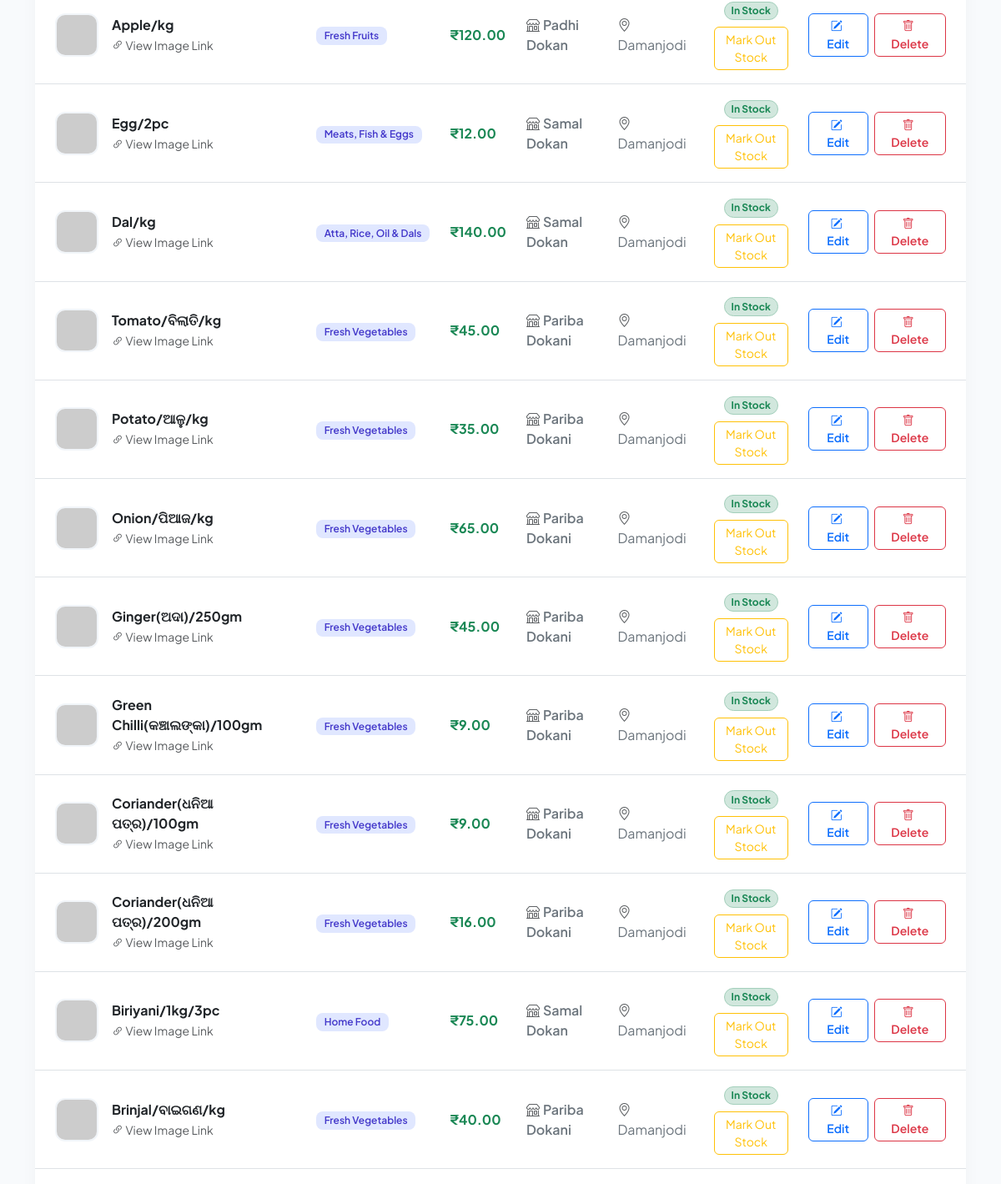
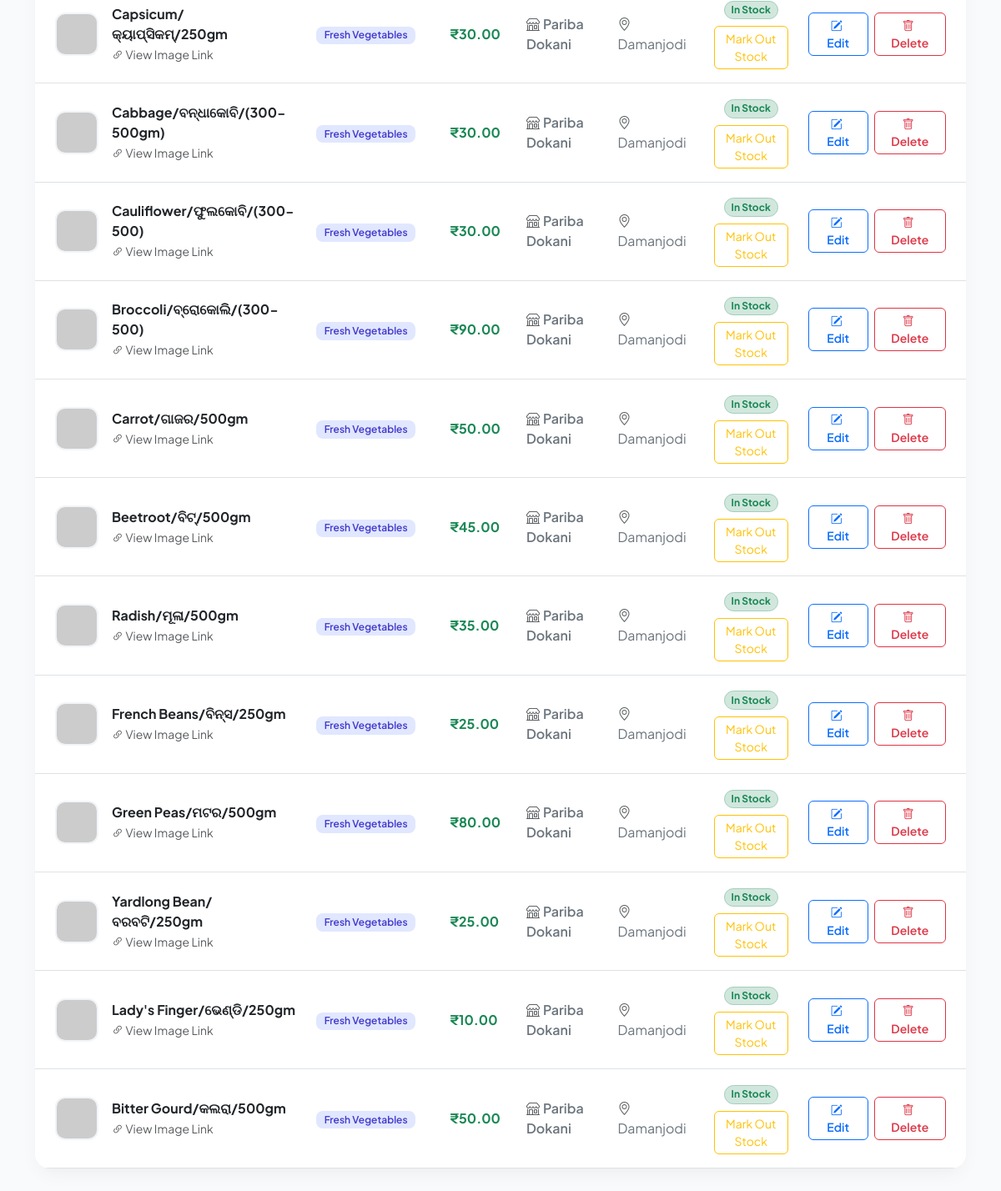
Before: /admin (signed in, lower part) with the older database file (2 pictures, top to bottom).
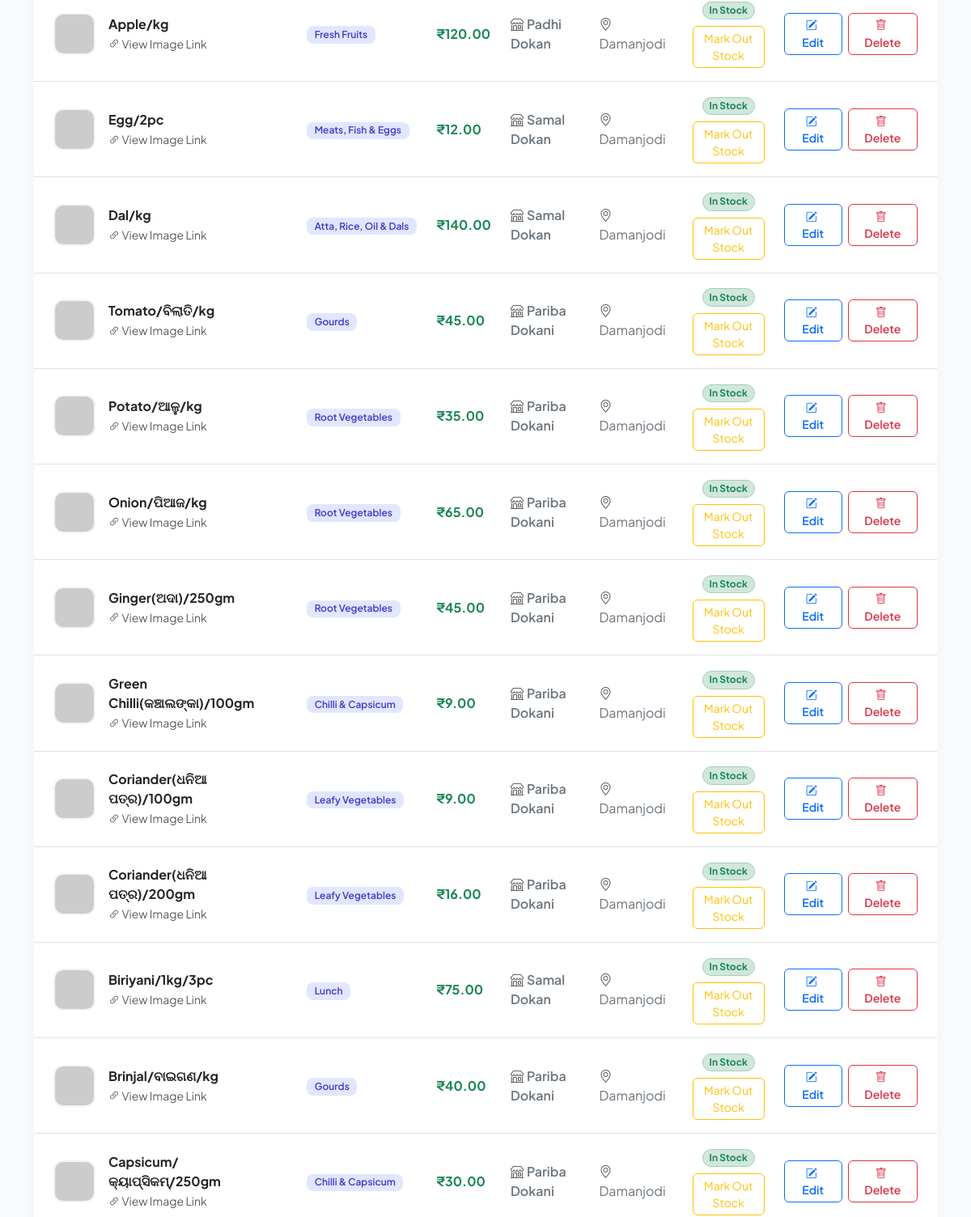
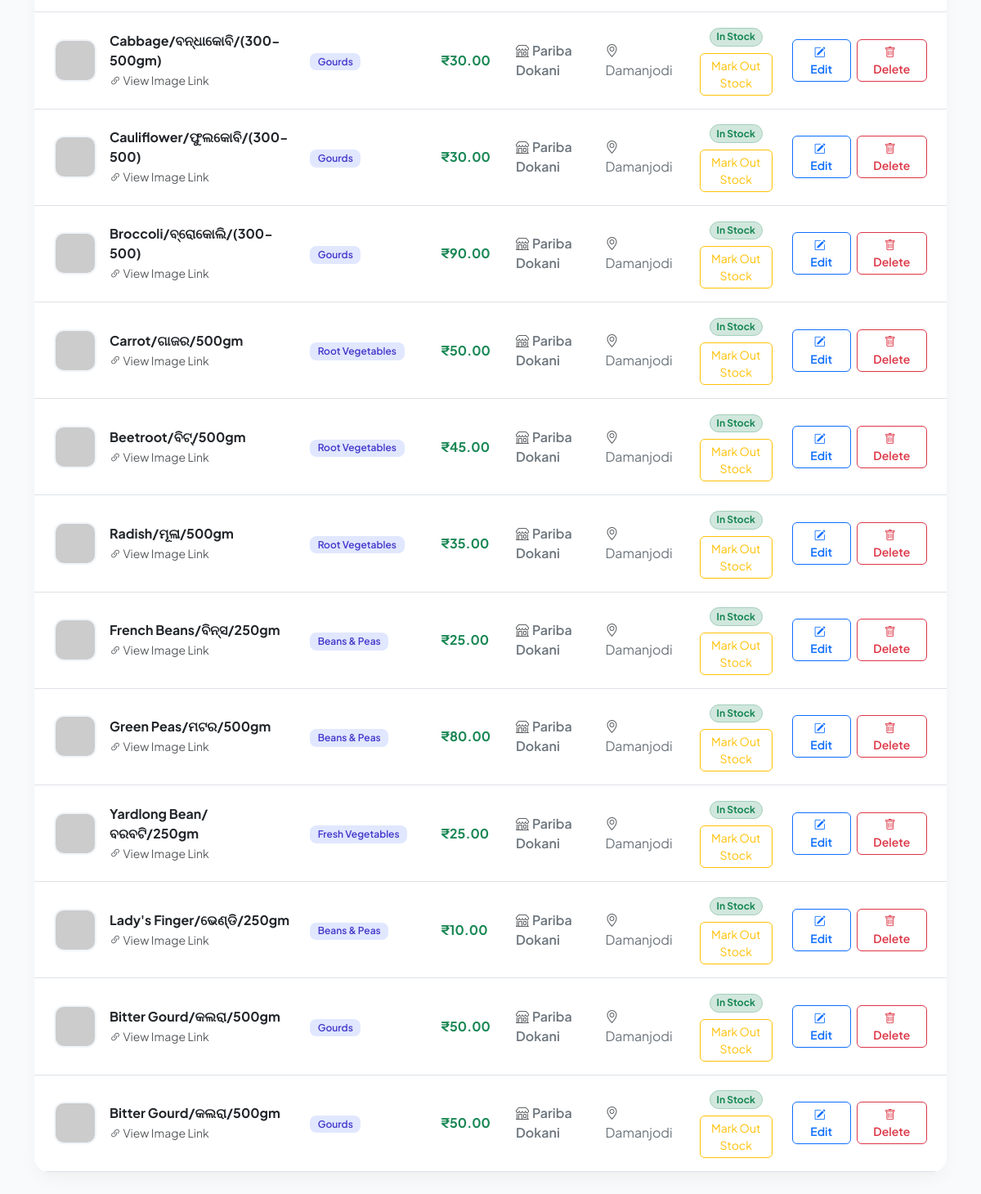
After: the same page with the newer database file (2 pictures, top to bottom).
### tables this page shows
CREATE TABLE items (
                    id INTEGER PRIMARY KEY AUTOINCREMENT,
                    name TEXT NOT NULL,
                    category TEXT NOT NULL,
                    price REAL NOT NULL,
                    photo TEXT,
                    shop_id INTEGER, is_out_of_stock INTEGER DEFAULT 0,
                    FOREIGN KEY(shop_id) REFERENCES shops(id));

CREATE TABLE shops (
                    id INTEGER PRIMARY KEY AUTOINCREMENT,
                    name TEXT NOT NULL,
                    location_id INTEGER,
                    FOREIGN KEY(location_id) REFERENCES locations(id));

CREATE TABLE locations (
                    id INTEGER PRIMARY KEY AUTOINCREMENT,
                    name TEXT NOT NULL);

### app.py (the view, shortened to what this page needs)
@app.route("/admin", methods=["GET", "POST"])
@admin_required
def admin():
    conn = get_db_connection()
    c = conn.cursor()
    c.execute("SELECT * FROM locations")
    locations = c.fetchall()
    c.execute("SELECT * FROM shops")
    shops = c.fetchall()
    c.execute("""
        SELECT
            items.id,
            items.name,
            items.category,
            items.price,
            items.photo,
            shops.name,
            locations.name,
            items.is_out_of_stock
        FROM items
        LEFT JOIN shops ON items.shop_id = shops.id
        LEFT JOIN locations ON shops.location_id = locations.id
    """)
    items = c.fetchall()
    conn.close()
    return render_template(
        "admin.html",
        locations=locations,
        shops=shops,
        items=items
    )

### app.py (called while the page is built)
def get_db_connection():
    conn = sqlite3.connect(DB_NAME)
    conn.execute("PRAGMA foreign_keys = ON")
    return conn

def admin_required(func):
    @wraps(func)
    def wrapper(*args, **kwargs):
        if not session.get("admin_logged_in"):
            return redirect(url_for("login"))
        return func(*args, **kwargs)
    return wrapper

### templates/admin.html (shortened to what this page needs)
<!DOCTYPE html>
<html lang="en">
<head>
    <link rel="stylesheet" href="https://cdn.jsdelivr.net/npm/bootstrap@5.3.0/dist/css/bootstrap.min.css">
    <link rel="stylesheet" href="https://cdn.jsdelivr.net/npm/bootstrap-icons@1.11.1/font/bootstrap-icons.css">
</head>
<body>
    <main class="container content-wrapper mb-5">
        <div class="custom-card">
            <div class="card-body p-0">
                <div class="table-responsive">
                    <table class="table table-hover align-middle mb-0" id="itemsTable">
                        <tbody>
                            {% for item in items %}
                                <tr>
                                    <td class="ps-4">
                                        <div class="d-flex align-items-center gap-3">
                                            {% if item[4] %}
                                                <img src="{{ item[4] }}"
                                                     alt="{{ item[1] }}"
                                                     class="item-img"
                                                     onerror="this.onerror=null; this.src='https://via.placeholder.com/52?text=No+Img';">
                                            {% else %}
                                                <div class="item-img bg-light text-secondary d-flex align-items-center justify-content-center">
                                                    <i class="bi bi-image fs-4"></i>
                                                </div>
                                            {% endif %}
                                            <div>
                                                <div class="fw-bold text-dark">{{ item[1] }}</div>
                                                {% if item[4] %}
                                                    <a href="{{ item[4] }}" target="_blank" class="small text-muted text-decoration-none">
                                                        <i class="bi bi-link-45deg"></i> View Image Link
                                                    </a>
                                                {% endif %}
                                            </div>
                                        </div>
                                    </td>
                                    <td>
                                        <span class="badge badge-category">{{ item[2] }}</span>
                                    </td>
                                    <td>
                                        <span class="fw-bold text-success fs-6">
                                            ₹{{ "%.2f"|format(item[3]|float) if item[3] is number or item[3]|float else item[3] }}
                                        </span>
                                    </td>
                                    <td>
                                        <span class="text-secondary fw-semibold">
                                            <i class="bi bi-shop me-1 text-muted"></i>{{ item[5] }}
                                        </span>
                                    </td>
                                    <td>
                                        <span class="text-secondary">
                                            <i class="bi bi-geo-alt me-1 text-muted"></i>{{ item[6] }}
                                        </span>
                                    </td>
                                    <td class="text-center">
                                        {% if item[7] %}
                                            <span class="badge rounded-pill bg-danger-subtle text-danger border border-danger-subtle">Out of Stock</span>
                                        {% else %}
                                            <span class="badge rounded-pill bg-success-subtle text-success border border-success-subtle">In Stock</span>
                                        {% endif %}
                                        <form method="POST" action="{{ url_for('toggle_stock', item_id=item[0]) }}" class="mt-2">
                                            <button type="submit" class="btn btn-sm {% if item[7] %}btn-outline-success{% else %}btn-outline-warning{% endif %} rounded-2">
                                                {% if item[7] %}Mark In Stock{% else %}Mark Out Stock{% endif %}
                                            </button>
                                        </form>
                                    </td>
                                    <td class="text-center pe-4">
                                        <div class="btn-group gap-2">
                                            <a href="{{ url_for('edit_item', item_id=item[0]) }}"
                                               class="btn btn-sm btn-outline-primary rounded-2 px-3 fw-semibold">
                                                <i class="bi bi-pencil-square me-1"></i> Edit
                                            </a>
                                            <a href="{{ url_for('delete_item', item_id=item[0]) }}"
                                               class="btn btn-sm btn-outline-danger rounded-2 px-3 fw-semibold"
                                               onclick="return confirm('Are you sure you want to delete {{ item[1] }}?');">
                                                <i class="bi bi-trash me-1"></i> Delete
                                            </a>
                                        </div>
                                    </td>
                                </tr>
                            {% endfor %}
                        </tbody>
                    </table>
                </div>
            </div>
        </div>
    </main>
</body>
</html>

### templates/admin.html (style rules this page uses)
:root { --primary-gradient: linear-gradient(135deg, #4f46e5 0%, #7c3aed 100%); --dark-gradient: linear-gradient(135deg, #0f172a 0%, #1e293b 100%); --card-shadow: 0 10px 25px -5px rgba(0, 0, 0, 0.05), 0 8px 10px -6px rgba(0, 0, 0, 0.01); --hover-shadow: 0 20px 35px -10px rgba(79, 70, 229, 0.15); }
body { font-family: 'Plus Jakarta Sans', sans-serif; background-color: #f8fafc; color: #1e293b; }
.content-wrapper { margin-top: -3rem; }
.custom-card { background: #ffffff; border: none; border-radius: 18px; box-shadow: var(--card-shadow); transition: all 0.3s ease; overflow: hidden; }
.item-img { width: 52px; height: 52px; object-fit: cover; border-radius: 12px; border: 2px solid #f1f5f9; }
.badge-category { background-color: #e0e7ff; color: #4338ca; font-weight: 600; padding: 0.4em 0.8em; border-radius: 8px; }
.table > :not(caption) > * > * { padding: 1rem 0.75rem; }
html { scroll-behavior:auto!important }
body { overflow-anchor:auto }

Changed rows visible on the page:
changed items "Tomato/ବିଲାତି/kg": category "Fresh Vegetables" → "Gourds"
changed items "Potato/ଆଳୁ/kg": category "Fresh Vegetables" → "Root Vegetables"
changed items "Onion/ପିଆଜ/kg": category "Fresh Vegetables" → "Root Vegetables"
changed items "Ginger(ଅଦା)/250gm": category "Fresh Vegetables" → "Root Vegetables"
changed items "Green Chilli(କଞ୍ଚାଲଙ୍କା)/100gm": category "Fresh Vegetables" → "Chilli & Capsicum"
changed items "Coriander(ଧନିଆ ପତ୍ର)/100gm": category "Fresh Vegetables" → "Leafy Vegetables"
changed items "Coriander(ଧନିଆ ପତ୍ର)/200gm": category "Fresh Vegetables" → "Leafy Vegetables"
changed items "Biriyani/1kg/3pc": category "Home Food" → "Lunch"
changed items "Brinjal/ବାଇଗଣ/kg": category "Fresh Vegetables" → "Gourds"
changed items "Capsicum/କ୍ୟାପ୍ସିକମ୍/250gm": category "Fresh Vegetables" → "Chilli & Capsicum"
changed items "Cabbage/ବନ୍ଧାକୋବି/(300-500gm)": category "Fresh Vegetables" → "Gourds"
changed items "Cauliflower/ଫୁଲକୋବି/(300-500)": category "Fresh Vegetables" → "Gourds"
changed items "Broccoli/ବ୍ରୋକୋଲି/(300-500)": category "Fresh Vegetables" → "Gourds"
changed items "Carrot/ଗାଜର/500gm": category "Fresh Vegetables" → "Root Vegetables"
changed items "Beetroot/ବିଟ୍/500gm": category "Fresh Vegetables" → "Root Vegetables"
changed items "Radish/ମୂଳା/500gm": category "Fresh Vegetables" → "Root Vegetables"
changed items "French Beans/ବିନ୍ସ/250gm": category "Fresh Vegetables" → "Beans & Peas"
changed items "Green Peas/ମଟର/500gm": category "Fresh Vegetables" → "Beans & Peas"
changed items "Lady's Finger/ଭେଣ୍ଡି/250gm": category "Fresh Vegetables" → "Beans & Peas"
changed items (number 24 of 25 on the later page): category "Fresh Vegetables" → "Gourds"
added items: name "Bitter Gourd/କଲରା/500gm", category "Gourds", price "50.00", name "Pariba Dokani", name "Damanjodi", is_out_of_stock "In Stock"
